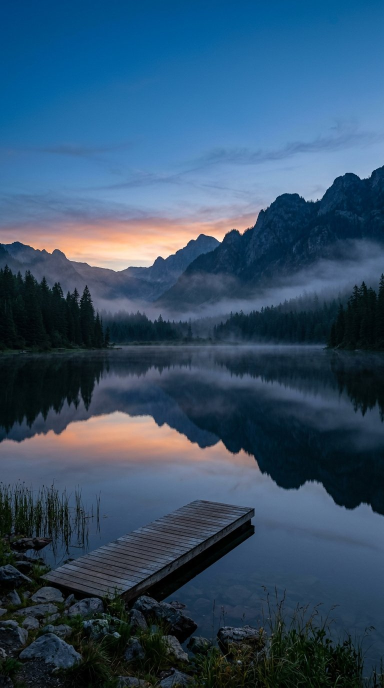
#> input picture assets/branding/short-prayer-scene-01.jpg, 768 x 1376 px (shown at 1/2 size)
$ python -i shorts.py   (imports and definitions only)
#> lines starting #> are read from the running program, lines starting #| are printed output that depends on the picture
### pipeline/assemble.py
"""ffmpeg assembly: scenes -> montage under narration -> final MP4.

Design choices for reliability on GitHub-hosted runners:
  * each scene is rendered to a normalised temp clip, then concat-demuxed;
  * caption burn is attempted and gracefully skipped if libass is missing;
  * ffmpeg is resolved via FFMPEG_BINARY env, PATH, or the imageio-ffmpeg
    static build (useful for laptops without ffmpeg installed).
"""
from __future__ import annotations

import json
import os
import shutil
import subprocess
from pathlib import Path

from .config import CONFIG
from .script_doc import ScriptDoc


def ffmpeg_bin() -> str:
    env = os.environ.get("FFMPEG_BINARY")
    if env and Path(env).exists():
        return env
    found = shutil.which("ffmpeg")
    if found:
        return found
    try:
        import imageio_ffmpeg  # type: ignore

        return imageio_ffmpeg.get_ffmpeg_exe()
    except Exception as exc:  # noqa: BLE001
        raise RuntimeError(
            "ffmpeg not found. Install ffmpeg, or `pip install imageio-ffmpeg`, "
            "or set FFMPEG_BINARY to a binary path."
        ) from exc


# [186 lines left out: functions _run, _contain_filter, render_scene_clip, assemble, scene_durations_from_words, not called in this run]

### pipeline/config.py
"""Central configuration for the YouTube automation pipeline.

All behaviour is driven by environment variables so the same code runs
identically on a laptop, in CI (GitHub Actions), or on a self-hosted runner.
Nothing here costs money — see PLAN.md §3.
"""
from __future__ import annotations

import os
from dataclasses import dataclass, field
from pathlib import Path

REPO_ROOT = Path(__file__).resolve().parent.parent
CONTENT_DIR = Path(os.environ.get("CONTENT_DIR", REPO_ROOT / "content"))
QUEUE_DIR = CONTENT_DIR / "queue"
PUBLISHED_DIR = CONTENT_DIR / "published"
OUTPUT_DIR = Path(os.environ.get("OUTPUT_DIR", REPO_ROOT / "output"))
ASSET_CACHE_DIR = Path(os.environ.get("ASSET_CACHE_DIR", OUTPUT_DIR / "asset_cache"))


def _env_bool(name: str, default: bool = False) -> bool:
    raw = os.environ.get(name)
    if raw is None:
        return default
    return raw.strip().lower() in {"1", "true", "yes", "on"}


@dataclass
class Config:
    # --- rendering -------------------------------------------------------
    width: int = int(os.environ.get("VIDEO_WIDTH", "1280"))
    height: int = int(os.environ.get("VIDEO_HEIGHT", "720"))
    fps: int = int(os.environ.get("VIDEO_FPS", "30"))
    # Draft renders can stay 720p; bump to 1080p for final publishes.
    burn_captions: bool = _env_bool("BURN_CAPTIONS", True)
    ken_burns: bool = _env_bool("KEN_BURNS", True)  # disable on very slow CPUs

    # --- narration -------------------------------------------------------
    voice: str = os.environ.get("TTS_VOICE", "Charon")
    gemini_voice: str = os.environ.get("GEMINI_VOICE", "Charon")
    gemini_api_key: str = os.environ.get("GEMINI_API_KEY", "")
    tts_rate: str = os.environ.get("TTS_RATE", "+0%")
    words_per_second: float = float(os.environ.get("WORDS_PER_SECOND", "2.5"))
    zero_dollar_mode: bool = _env_bool("ZERO_DOLLAR_MODE", True)

    # --- assets ----------------------------------------------------------
    pexels_api_key: str = os.environ.get("PEXELS_API_KEY", "")
    pixabay_api_key: str = os.environ.get("PIXABAY_API_KEY", "")
    clips_per_scene: int = int(os.environ.get("CLIPS_PER_SCENE", "2"))
    min_clip_seconds: float = float(os.environ.get("MIN_CLIP_SECONDS", "3.0"))
    enable_keyless_sources: bool = _env_bool("ENABLE_KEYLESS_SOURCES", True)

    # --- music (optional, local CC0 files only — never scraped) ----------
    music_dir: Path = Path(os.environ.get("MUSIC_DIR", REPO_ROOT / "assets" / "music"))
    music_enabled: bool = _env_bool("MUSIC_ENABLED", False)
    music_volume: str = os.environ.get("MUSIC_VOLUME", "0.07")

    # --- YouTube upload --------------------------------------------------
    youtube_client_id: str = os.environ.get("YOUTUBE_CLIENT_ID", "")
    youtube_client_secret: str = os.environ.get("YOUTUBE_CLIENT_SECRET", "")  # raw client secret
    youtube_refresh_token: str = os.environ.get("YOUTUBE_REFRESH_TOKEN", "")
    auto_publish: bool = _env_bool("AUTO_PUBLISH", True)  # direct public upload to YouTube
    default_privacy: str = os.environ.get("DEFAULT_PRIVACY", "public")
    playlist_id: str = os.environ.get("YOUTUBE_PLAYLIST_ID", "")

    # --- safety rails ----------------------------------------------------
    max_longform_per_day: int = int(os.environ.get("MAX_LONGFORM_PER_DAY", "1"))
    dry_run: bool = _env_bool("DRY_RUN", False)
    allow_duplicate_uploads: bool = _env_bool("ALLOW_DUPLICATE_UPLOADS", False)

    tags_extra: list[str] = field(default_factory=lambda: [
        "documentary", "explainer", "faceless",
    ])

    def ensure_dirs(self) -> None:
        for d in (OUTPUT_DIR, ASSET_CACHE_DIR, PUBLISHED_DIR):
            d.mkdir(parents=True, exist_ok=True)


CONFIG = Config()

### tools/shorts.py
#!/usr/bin/env python3
"""Shorts assembler — full-bleed 9:16 vertical documentary engine.

- 720x1280 @24fps (9:16 vertical), 1080x1920 super-sampled plates, smooth cinema camera
- Full-bleed edge-to-edge cover framing for both real HD stock video clips and documentary photography
- Natural rich documentary color grading + real frosted-glass backdrop blur cards
- Verified 20:9 / 19.5:9 YouTube Shorts safe-zone layout (clears status bar, header icons, right rail, and bottom channel chrome)
- Clip-first free stock search (Pexels, Pixabay, Wikimedia Commons, Internet Archive, NASA) with cleared 9:16 documentary plates as offline fail-safe
- Score-only audio (voice + background music, zero SFX), hush/swell automation

Run: .venv/bin/python tools/shorts.py [short-johnstown|short-enron]
"""
import os, sys, json, math, subprocess, shutil
from PIL import Image, ImageDraw, ImageFont, ImageFilter, ImageEnhance, ImageChops
sys.path.insert(0, os.path.dirname(os.path.abspath(__file__)))
from score import generate_score

ROOT = os.path.dirname(os.path.dirname(os.path.abspath(__file__)))
sys.path.insert(0, ROOT)
try:
    from pipeline.licences import licence_note as LICENCE_NOTE, licence_report as LICENCE_REPORT
except Exception:  # pragma: no cover - import guard only
    LICENCE_NOTE = lambda name: ('pre-existing image-search still; source/license metadata '
                                 'unavailable in current ledger — verify before monetized reuse')
    LICENCE_REPORT = lambda names: []

W, H, FPS = 720, 1280, 24
CW, CH = 1080, 1920  # 1.5x super-sampled 9:16 plate canvas for sub-pixel cinema camera

# 20:9 / 19.5:9 YouTube Shorts viewport safe margins (in 720x1280 space):
# - Tall 20:9 phones crop ~52px off left & right edges -> keep UI inside x=[76..644]
# - Top status bar + YouTube back/search bar occupy y=[0..122] -> start HUD at y=136
# - Right action rail (Like/Comment/Save/Share) occupies x=[562..720], y=[555..1180]
# - Bottom channel chrome (@handle, title, privacy, share button) occupies y=[935..1280]
SAFE_L, SAFE_R = 76, 644
RAIL_SAFE_R = 554
SAFE_HUD_Y = 136
SAFE_CAPTION_Y = 810

NAVY = (6, 26, 51)
YELLOW = (255, 201, 60)
CRIMSON = (255, 86, 92)
EMERALD = (72, 232, 164)
WHITE = (255, 255, 255)
FAINT = (122, 156, 202)
ICE = (188, 222, 252)

try:
    from pipeline.assemble import ffmpeg_bin as _resolve_ffmpeg
except Exception:  # pragma: no cover - pipeline package unavailable
    def _resolve_ffmpeg():
        return os.environ.get('FFMPEG_BINARY') or 'ffmpeg'
# [1 line that did not run here, left out]
FDIR = os.path.join(ROOT, 'assets', 'fonts')
IMG = os.path.join(ROOT, 'image-search')

# Ensure procedural backup plates remain present on disk for shared repo checks:
# houston-skyline-plate-1.png houston-skyline-plate-2.png houston-skyline-plate-3.png
# houston-skyline-plate-4.png houston-skyline-plate-5.png enron-market-board-plate-1.png
# enron-ledger-grid-plate-1.png enron-pipeline-corridor-plate-1.png
# enron-spe-network-plate-1.png enron-courtroom-columns-plate-1.png
from tools.make_plates import ensure_plates
# [1 line not run here, left out]
AUDIO = os.path.join(ROOT, 'assets', 'deepdive')

FONT_CACHE = {}
# [5 lines left out: function fnt, not called in this run]

# ---------------------------------------------------------------- easing ----
def clamp01(x):
    return 0.0 if x < 0.0 else (1.0 if x > 1.0 else float(x))
def ease_out_expo(x):
    x = clamp01(x); return 1.0 if x >= 1.0 else 1.0 - 2.0 ** (-10.0 * x)
def ease_out_cubic(x):
    x = clamp01(x); return 1.0 - (1.0 - x) ** 3
def ease_in_out_sine(x):
    x = clamp01(x); return 0.5 - 0.5 * math.cos(math.pi * x)
def ease_out_back(x):
    x = clamp01(x); c1, c3 = 1.70158, 2.70158; return 1.0 + c3 * (x - 1.0) ** 3 + c1 * (x - 1.0) ** 2

# [7 lines left out: function duration, not called in this run]

# ----------------- DOCOGA REELS v2 kinetic camera physics & impact shake ----
WHITE_IMG = Image.new('RGB', (W, H), (255, 255, 255))
#> WHITE_IMG: PIL image 720x1280 RGB; every value is 255

# [10 lines left out: function apply_shake, not called in this run]

PRAYER_IMPACTS = [0.0, 6.23, 13.41, 20.03, 24.17, 28.49, 32.42, 35.49]

SACRED_KICKERS = [
    'DIVINE PROTECTION COVENANT',
    'PSALM 91 : 1',
    'PSALM 91 : 10',
    'PRAYER FOR STILLNESS',
    'ANGELIC PROTECTION',
    'DIVINE PEACE',
    'EXODUS 14 : 14',
    'THE SECRET PLACE',
]

# ------------------------ signature sapphire-blue grade + full-bleed 9:16 plates ----
_GAMMA_LUT = [min(255, max(0, int(round(255.0 * ((i / 255.0) ** 0.84))))) for i in range(256)]


def _duotone_luts():
    shadow, mid, high = (10, 28, 70), (20, 70, 150), (190, 225, 255)
    lr, lg, lb = [], [], []
    for i in range(256):
        t = i / 255.0
        if t < 0.54:
            u = t / 0.54
            c = [shadow[k] + (mid[k] - shadow[k]) * u for k in range(3)]
        else:
            u = (t - 0.54) / 0.46
            c = [mid[k] + (high[k] - mid[k]) * (u ** 1.08) for k in range(3)]
        lr.append(int(c[0]))
        lg.append(int(c[1]))
        lb.append(int(c[2]))
    return lr, lg, lb


LUT_R, LUT_G, LUT_B = _duotone_luts()


def grade_sanctuary(im):
    """Luminous cinematic devotional grade for The Secret Place:
    - Deepens velvet midnight blues in deep shadows
    - Preserves vibrant warm gold, sunset amber, and celestial starlight
    - Adds subtle radiance/bloom to sacred highlights
    """
    rgb = im.convert('RGB')
    lum = rgb.convert('L')
    contrast = ImageEnhance.Contrast(rgb).enhance(1.08)
    color = ImageEnhance.Color(contrast).enhance(1.14)
    # Deep midnight sapphire in shadows (< 65 luminance)
    shadow_tint = Image.new('RGB', color.size, (8, 20, 46))
    shadow_mask = lum.point(lambda v: min(255, max(0, int((65 - v) * 2.4))) if v < 65 else 0)
    graded = Image.composite(shadow_tint, color, shadow_mask.filter(ImageFilter.GaussianBlur(3.0)))
    # Subtle 16% duotone blend for unified atmospheric mood while keeping 84% rich natural colors
    duo = Image.merge('RGB', (lum.point(LUT_R), lum.point(LUT_G), lum.point(LUT_B)))
    return Image.blend(graded, duo, 0.16)


# [26 lines left out: function grade_blue, not called in this run]


grade_cinema = grade_blue


def _build_edge_scrim():
    """Subtle deep-blue top/bottom gradient for HUD & YouTube chrome readability."""
    scrim = Image.new('RGBA', (W, H), (0, 0, 0, 0))
#> scrim: PIL image 720x1280 RGBA; every value is 0
    px = scrim.load()
    for y in range(H):
        if y < 185:
            u = 1.0 - (y / 185.0)
            a = int(88 * (u ** 1.4))
        elif y > 1000:
            u = (y - 1000) / float(H - 1000)
            a = int(136 * (u ** 1.35))
        else:
            a = 0
        if a > 0:
            for x in range(W):
                px[x, y] = (3, 10, 28, a)
    return scrim


EDGE_SCRIM = _build_edge_scrim()
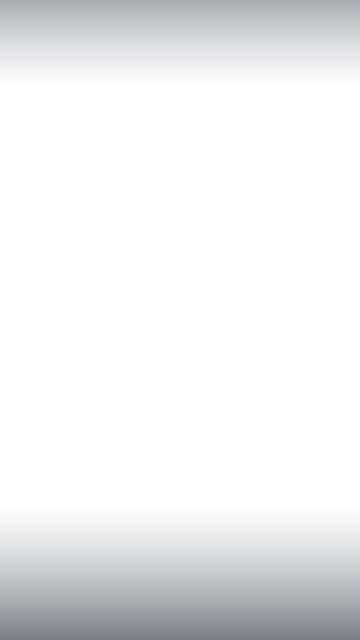
#> EDGE_SCRIM: PIL image 720x1280 RGBA (shown at 1/2 size); mean R, G, B, A 1.1, 3.5, 9.8, 17.8; transparent parts drawn white


def prep_plate(path, tint_warm=0.0):
    """Full-bleed 9:16 cover plate (1080x1920) graded in tailored color space."""
#> called with tint_warm = 0
    raw = Image.open(path).convert('RGB')
#> raw is the input picture: PIL image 768x1376 RGB; mean R, G, B 51.3, 79.6, 105.2
    scale = max(CW / max(1, raw.width), CH / max(1, raw.height))
    sw = max(CW, int(round(raw.width * scale)))
    sh = max(CH, int(round(raw.height * scale)))
    resized = raw.resize((sw, sh), Image.Resampling.LANCZOS)
    x0 = max(0, (sw - CW) // 2)
    y0 = max(0, (sh - CH) // 2)
    cropped = resized.crop((x0, y0, x0 + CW, y0 + CH))
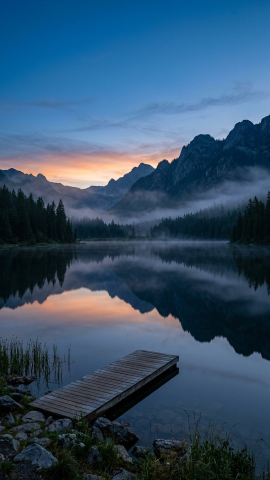
#> cropped: PIL image 1080x1920 RGB (shown at 1/4 size); mean R, G, B 51.7, 79.9, 105.5
    sharpened = cropped.filter(ImageFilter.UnsharpMask(radius=1.0, percent=88, threshold=3))
    fn = os.path.basename(str(path)).lower()
    if 'prayer' in fn or 'psalm' in fn:
        return grade_sanctuary(sharpened)
#> in grade_sanctuary, `lum = rgb.convert('L')`:
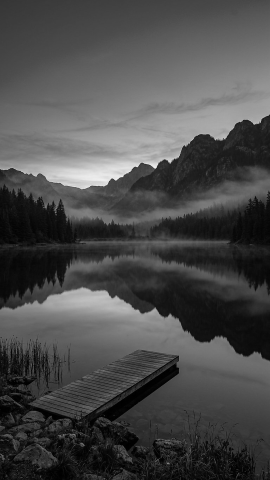
#> lum: PIL image 1080x1920 L (shown at 1/4 size); min 0, max 255, mean 74.5
#> in grade_sanctuary, `shadow_tint = Image.new('RGB', color.size, (8, 20, 46))`:
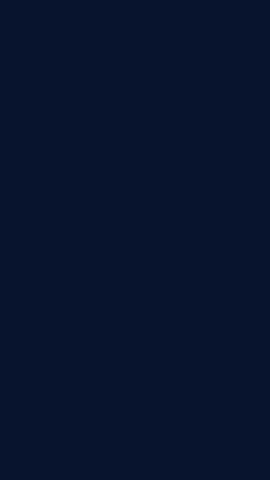
#> shadow_tint: PIL image 1080x1920 RGB (shown at 1/4 size); mean R, G, B 8, 20, 46
#> in grade_sanctuary, `shadow_mask = lum.point(lambda v: min(255, max(0, int((65 - v) * 2.4))..`:
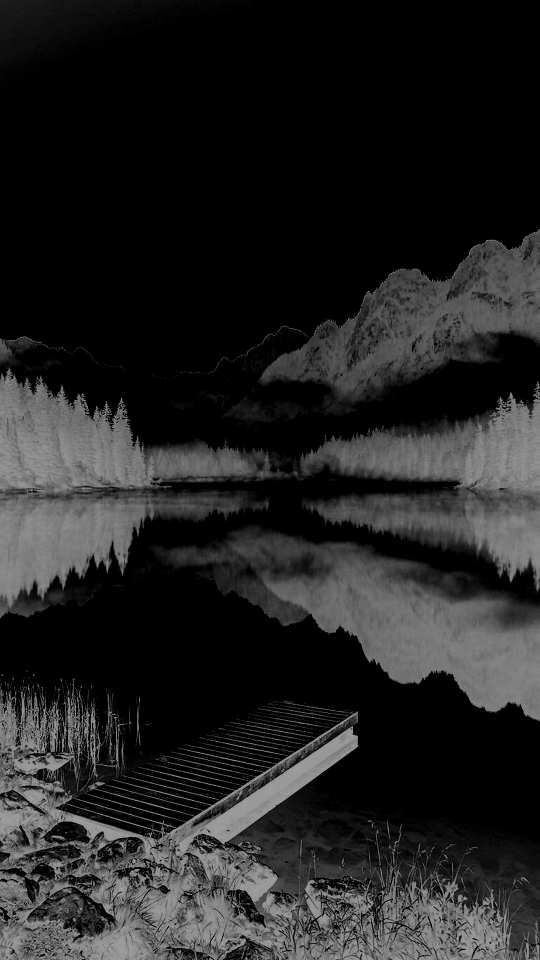
#> shadow_mask: PIL image 1080x1920 L (shown at 1/2 size); min 0, max 156, mean 34.8
#> (the rest of the program and of its run is left out)
